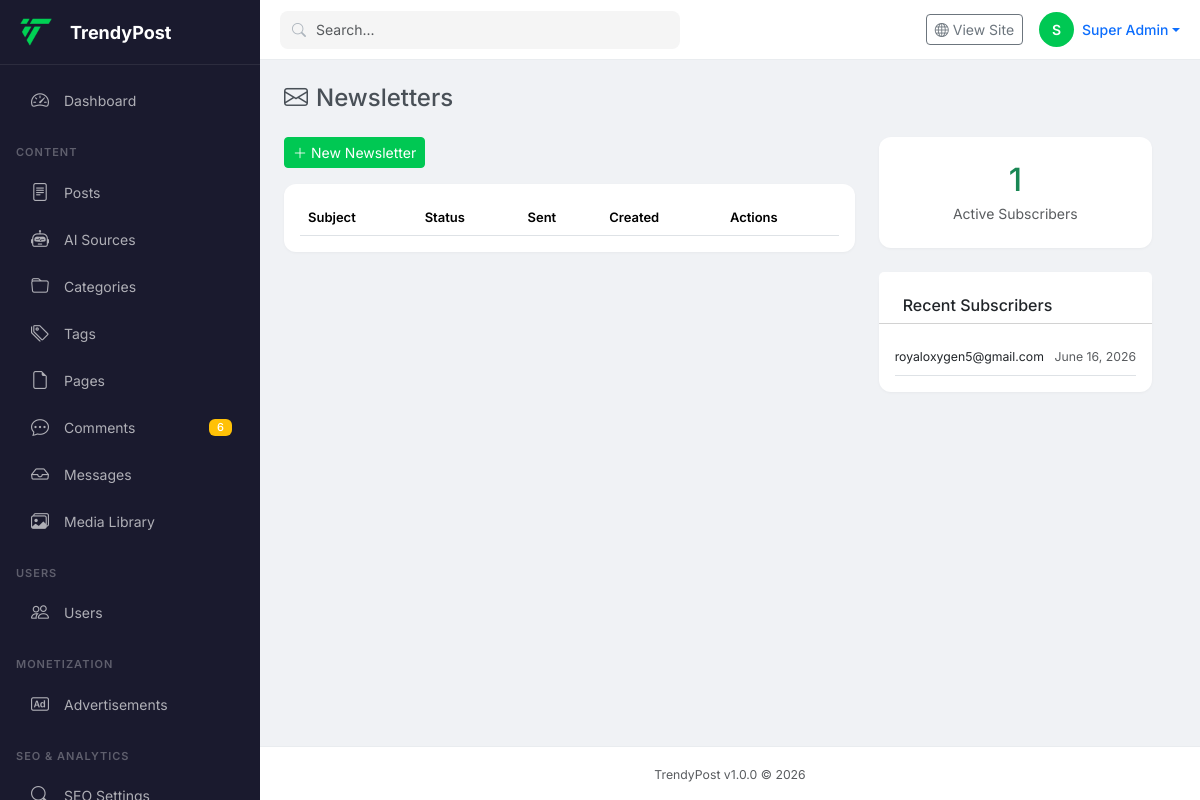
Page /admin/admin/?route=newsletters (signed in) on the committed database.
### tables this page shows
CREATE TABLE users (
    id INT UNSIGNED AUTO_INCREMENT PRIMARY KEY,
    username VARCHAR(50) NOT NULL UNIQUE,
    email VARCHAR(100) NOT NULL UNIQUE,
    password_hash VARCHAR(255) NOT NULL,
    display_name VARCHAR(100),
    first_name VARCHAR(50),
    last_name VARCHAR(50),
    avatar VARCHAR(255),
    bio TEXT,
    role_id INT UNSIGNED NOT NULL DEFAULT 6,
    status ENUM('active','inactive','banned','pending') DEFAULT 'pending',
    email_verified TINYINT(1) DEFAULT 0,
    email_verified_at DATETIME,
    remember_token VARCHAR(100),
    reset_token VARCHAR(100),
    reset_expires DATETIME,
    last_login_at DATETIME,
    last_login_ip VARCHAR(45),
    login_attempts TINYINT UNSIGNED DEFAULT 0,
    locked_until DATETIME,
    google_id VARCHAR(100),
    facebook_id VARCHAR(100),
    twitter_id VARCHAR(100),
    seo_title VARCHAR(70),
    seo_description VARCHAR(160),
    social_links JSON,
    created_at TIMESTAMP DEFAULT CURRENT_TIMESTAMP,
    updated_at TIMESTAMP DEFAULT CURRENT_TIMESTAMP ON UPDATE CURRENT_TIMESTAMP,
    FOREIGN KEY (role_id) REFERENCES roles(id) ON DELETE RESTRICT,
    INDEX idx_email (email),
    INDEX idx_status (status),
    INDEX idx_role (role_id),
    INDEX idx_username (username)
);

CREATE TABLE subscribers (
    id INT UNSIGNED AUTO_INCREMENT PRIMARY KEY,
    email VARCHAR(100) NOT NULL UNIQUE,
    first_name VARCHAR(50),
    last_name VARCHAR(50),
    status ENUM('active','unsubscribed','bounced','complained') DEFAULT 'active',
    source VARCHAR(50) DEFAULT 'website',
    ip_address VARCHAR(45),
    verified_at DATETIME,
    unsubscribe_token VARCHAR(100),
    unsubscribed_at DATETIME,
    created_at TIMESTAMP DEFAULT CURRENT_TIMESTAMP,
    updated_at TIMESTAMP DEFAULT CURRENT_TIMESTAMP ON UPDATE CURRENT_TIMESTAMP,
    INDEX idx_email (email),
    INDEX idx_status (status),
    INDEX idx_created (created_at)
);

### includes/Helpers.php (called while the page is built, shortened)
<?php
function url(string $path = ''): string {
    return BASE_URL . ltrim($path, '/');
}
function image_url(string $filename): string {
    return IMAGES_URL . $filename;
}
function admin_url(string $path = ''): string {
    $path = trim($path, '/');
    $path = preg_replace('#^admin/?|^/admin/?#', '', $path);
    $base = rtrim(ADMIN_URL, '/');
    if (str_contains($path, '&') || str_contains($path, '=')) {
        return $base . '/?route=' . $path;
    }
    return $base . '/?route=' . $path;
}
function time_ago(string $datetime): string {
    $time = strtotime($datetime);
    $now = time();
    $diff = $now - $time;
    return date('F j, Y', $time);
}
function decode_entities(string $text): string {
    if ($text === '' || !str_contains($text, '&')) {
        return $text;
    }
    $decoded = $text;
    return $decoded;
}
function esc(string $text): string {
    return htmlspecialchars(decode_entities($text), ENT_QUOTES, 'UTF-8');
}

### includes/Database.php (called while the page is built, shortened)
<?php
class Database {
    private static ?PDO $instance = null;
    public static function getInstance(): PDO {
        if (self::$instance === null) {
            try {
                $dsn = "mysql:host=" . DB_HOST . ";dbname=" . DB_NAME . ";charset=" . DB_CHARSET;
                $options = [
                    PDO::ATTR_ERRMODE => APP_DEBUG ? PDO::ERRMODE_EXCEPTION : PDO::ERRMODE_SILENT,
                    PDO::ATTR_DEFAULT_FETCH_MODE => PDO::FETCH_ASSOC,
                    PDO::ATTR_EMULATE_PREPARES => false,
                    PDO::ATTR_PERSISTENT => true
                ];
                self::$instance = new PDO($dsn, DB_USER, DB_PASS, $options);
            } catch (PDOException $e) {
                error_log("Database connection failed: " . $e->getMessage());
                if (APP_DEBUG) {
                    die("Database connection failed: " . $e->getMessage());
                }
                die("Service temporarily unavailable. Please try again later.");
            }
        }
        return self::$instance;
    }
    private static function setConnectionDefaults(): void {
        try {
            self::$instance->exec("SET NAMES " . DB_CHARSET . " COLLATE " . DB_COLLATE);
            $phpTimezone = date_default_timezone_get();
            $timezoneOffset = self::getTimezoneOffset($phpTimezone);
            try {
                self::$instance->exec("SET time_zone = '" . $timezoneOffset . "'");
            } catch (PDOException $e) {
                try {
                    $offsetMinutes = self::getTimezoneOffsetMinutes($phpTimezone);
                    self::$instance->exec("SET time_zone = '" . $offsetMinutes . "'");
                    self::$timezone = $offsetMinutes;
                } catch (PDOException $e2) {
                    error_log("Could not set MySQL timezone: " . $e2->getMessage());
                    self::$timezone = '+00:00';
                }
            }
            self::$instance->exec("SET sql_mode = 'NO_ENGINE_SUBSTITUTION'");
        } catch (PDOException $e) {
            error_log("Failed to set connection defaults: " . $e->getMessage());
        }
    }
    private static function getTimezoneOffset(string $timezone): string {
        try {
            $dt = new DateTime('now', new DateTimeZone($timezone));
            $offset = $dt->getOffset();
            $hours = floor($offset / 3600);
            $minutes = abs(($offset % 3600) / 60);
            return sprintf('%+03d:%02d', $hours, $minutes);
        } catch (Exception $e) {
            error_log("Timezone offset calculation failed: " . $e->getMessage());
            return '+00:00';
        }
    }
    public static function query(string $sql, array $params = []): PDOStatement {
        $stmt = self::getInstance()->prepare($sql);
        $stmt->execute($params);
        return $stmt;
    }
    public static function fetchOne(string $sql, array $params = []): ?array {
        $stmt = self::query($sql, $params);
        $result = $stmt->fetch();
        return $result ?: null;
    }
    public static function fetchAll(string $sql, array $params = []): array {
        $stmt = self::query($sql, $params);
        return $stmt->fetchAll();
    }
    public static function fetchColumn(string $sql, array $params = []) {
        $stmt = self::query($sql, $params);
        return $stmt->fetchColumn();
    }
    public static function count(string $table, string $where = '1=1', array $params = []): int {
        $sql = "SELECT COUNT(*) FROM `{$table}` WHERE {$where}";
        return (int) self::fetchColumn($sql, $params);
    }
}

### includes/Auth.php (called while the page is built, shortened)
<?php
require_once INCLUDES_PATH . 'Database.php';
require_once INCLUDES_PATH . 'Helpers.php';
class Auth {
    private static ?array $currentUser = null;
    private static ?array $currentRole = null;
    public static function init(): void {
        if (!empty($_SESSION['user_id'])) {
            self::loadUser($_SESSION['user_id']);
        }
    }
    public static function check(): bool {
        return self::$currentUser !== null && self::$currentUser['status'] === 'active';
    }
    public static function user(): ?array {
        return self::$currentUser;
    }
    public static function roleName(): string {
        return self::$currentRole['name'] ?? 'guest';
    }
    public static function hasRole(string|array $roles): bool {
        $roles = is_array($roles) ? $roles : [$roles];
        return in_array(self::roleName(), $roles);
    }
    public static function isAdmin(): bool {
        return self::hasRole(['super_admin', 'admin']);
    }
    private static function loadUser(int $userId): void {
        $user = Database::fetchOne(
            "SELECT u.*, r.name as role_name, r.display_name as role_display, r.permissions as role_perms
             FROM users u
             JOIN roles r ON u.role_id = r.id
             WHERE u.id = ? LIMIT 1",
            [$userId]
        );
        self::$currentUser = $user;
        self::$currentRole = [
            'id' => $user['role_id'],
            'name' => $user['role_name'],
            'display_name' => $user['role_display']
        ];
    }
}

### admin/newsletters/index.php (the view, shortened to what this page needs)
<?php
$action = $_GET['action'] ?? 'index';
$subscribers = Database::fetchAll("SELECT * FROM subscribers WHERE status = 'active' ORDER BY created_at DESC LIMIT 20");
$subCount = Database::count('subscribers', "status = 'active'");
include ADMIN_PATH . 'layout/header.php';
?>
<div class="d-flex justify-content-between align-items-center mb-4 flex-wrap gap-2"><h4 class="mb-0"><i class="bi bi-envelope me-2"></i>Newsletters</h4></div>
<div class="row g-4">
    <div class="col-lg-8">
        <div class="d-flex gap-2 mb-3 flex-wrap"><a href="<?php echo admin_url('newsletters&action=create'); ?>" class="btn btn-success btn-sm"><i class="bi bi-plus-lg me-1"></i>New Newsletter</a></div>
        <?php if ($action === 'create'): ?>
        <div class="card border-0"><div class="card-body">
            <h6 class="mb-3">Create Newsletter</h6>
            <form method="POST"><input type="hidden" name="_token" value="<?php echo csrf_token(); ?>">
            <div class="mb-3"><label class="form-label">Subject</label><input type="text" name="subject" class="form-control" required></div>
            <div class="mb-3"><label class="form-label">Content (HTML)</label><textarea name="content" class="form-control" rows="12" placeholder="<h2>Hello!</h2><p>Your newsletter content here...</p>"></textarea></div>
            <button type="submit" class="btn btn-success">Save Draft</button><a href="<?php echo admin_url('newsletters'); ?>" class="btn btn-outline-secondary">Cancel</a>
            </form>
        </div></div>
        <?php else: ?>
        <div class="card border-0"><div class="card-body"><div class="table-responsive">
            <table class="table table-hover"><thead><tr><th>Subject</th><th>Status</th><th>Sent</th><th>Created</th><th>Actions</th></tr></thead>
        </table></div></div></div>
        <?php endif; ?>
    </div>
    <div class="col-lg-4">
        <div class="card border-0"><div class="card-body text-center p-4">
            <h2 class="text-success mb-1"><?php echo number_format($subCount); ?></h2>
            <p class="text-muted mb-0">Active Subscribers</p>
        </div></div>
        <div class="card border-0 mt-4"><div class="card-header bg-white pt-4 px-4"><h6 class="mb-0">Recent Subscribers</h6></div><div class="card-body">
            <?php foreach ($subscribers as $s): ?><div class="d-flex justify-content-between align-items-center py-2 border-bottom gap-2 min-width-0"><small class="text-truncate"><?php echo esc($s['email']); ?></small><small class="text-muted text-nowrap"><?php echo time_ago($s['created_at']); ?></small></div><?php endforeach; ?>
        </div></div>
    </div>
</div>
<?php include ADMIN_PATH . 'layout/footer.php'; ?>

### admin/layout/header.php (shortened to what this page needs)
<?php if (!defined('ADMIN')) die('Direct access not permitted.');
$route = $_GET['route'] ?? 'dashboard';
$route = preg_replace('#^admin/?|^/admin/?#', '', $route);
if (!isset($stats)) {
    $stats = ['comments' => ['pending' => Database::count('comments', "status = 'pending'") ?? 0]];
}
?>
<!DOCTYPE html>
<html lang="en">
<head>
    <link href="https://cdn.jsdelivr.net/npm/bootstrap@5.3.2/dist/css/bootstrap.min.css" rel="stylesheet">
    <link href="https://cdn.jsdelivr.net/npm/bootstrap-icons@1.11.1/font/bootstrap-icons.css" rel="stylesheet">
    <link href="<?php echo ADMIN_ASSETS_URL; ?>admin.css?v=<?php echo APP_VERSION; ?>" rel="stylesheet">
</head>
<body class="admin-body">
<div class="admin-wrapper">
    <nav class="admin-sidebar" id="adminSidebar">
        <div class="sidebar-header">
            <a href="<?php echo admin_url('dashboard'); ?>" class="sidebar-brand">
                <img src="<?php echo image_url('trendypost-logo.png'); ?>" alt="TrendyPost" height="32" onerror="this.style.display='none';this.parentElement.innerHTML+='<span class=\'fw-bold text-white\'>TP</span>'">
                <span class="ms-2 fw-bold text-white">TrendyPost</span>
            </a>
        </div>
        <ul class="sidebar-nav">
            <li><a href="<?php echo admin_url('dashboard'); ?>" class="<?php echo $route==='dashboard'?'active':''; ?>"><i class="bi bi-speedometer2"></i> Dashboard</a></li>
            <li class="nav-section">CONTENT</li>
            <li><a href="<?php echo admin_url('posts'); ?>" class="<?php echo $route==='posts'?'active':''; ?>"><i class="bi bi-file-text"></i> Posts</a></li>
            <li><a href="<?php echo admin_url('ai-sources'); ?>" class="<?php echo $route==='ai-sources'?'active':''; ?>"><i class="bi bi-robot"></i> AI Sources</a></li>
            <li><a href="<?php echo admin_url('categories'); ?>" class="<?php echo $route==='categories'?'active':''; ?>"><i class="bi bi-folder"></i> Categories</a></li>
            <li><a href="<?php echo admin_url('tags'); ?>" class="<?php echo $route==='tags'?'active':''; ?>"><i class="bi bi-tags"></i> Tags</a></li>
            <li><a href="<?php echo admin_url('pages'); ?>" class="<?php echo $route==='pages'?'active':''; ?>"><i class="bi bi-file-earmark"></i> Pages</a></li>
            <li><a href="<?php echo admin_url('comments'); ?>" class="<?php echo $route==='comments'?'active':''; ?>"><i class="bi bi-chat-dots"></i> Comments<?php $pc = $stats['comments']['pending'] ?? 0; if ($pc): ?> <span class="badge bg-warning"><?php echo $pc; ?></span><?php endif; ?></a></li>
            <?php if (Auth::isAdmin() || Auth::can('contact.view')): ?>
            <li><a href="<?php echo admin_url('messages'); ?>" class="<?php echo $route==='messages'?'active':''; ?>"><i class="bi bi-inbox"></i> Messages</a></li>
            <?php endif; ?>
            <li><a href="<?php echo admin_url('media'); ?>" class="<?php echo $route==='media'?'active':''; ?>"><i class="bi bi-images"></i> Media Library</a></li>
            <li class="nav-section">USERS</li>
            <li><a href="<?php echo admin_url('users'); ?>" class="<?php echo $route==='users'?'active':''; ?>"><i class="bi bi-people"></i> Users</a></li>
            <li class="nav-section">MONETIZATION</li>
            <li><a href="<?php echo admin_url('ads'); ?>" class="<?php echo $route==='ads'?'active':''; ?>"><i class="bi bi-badge-ad"></i> Advertisements</a></li>
            <li class="nav-section">SEO & ANALYTICS</li>
            <li><a href="<?php echo admin_url('seo'); ?>" class="<?php echo $route==='seo'?'active':''; ?>"><i class="bi bi-search"></i> SEO Settings</a></li>
        </ul>
    </nav>
    <div class="admin-main">
        <header class="admin-topbar">
            <div class="topbar-search d-none d-md-block">
                <i class="bi bi-search"></i>
                <input type="text" placeholder="Search..." class="form-control form-control-sm">
            </div>
            <div class="topbar-actions ms-auto d-flex align-items-center gap-2 gap-md-3">
                <a href="<?php echo url(); ?>" target="_blank" class="btn btn-sm btn-outline-secondary"><i class="bi bi-globe"></i> <span class="d-none d-sm-inline">View Site</span></a>
                <div class="dropdown">
                    <a href="#" class="d-flex align-items-center text-decoration-none dropdown-toggle" data-bs-toggle="dropdown">
                        <div class="bg-success text-white rounded-circle d-flex align-items-center justify-content-center me-2" style="width:35px;height:35px;font-size:14px;font-weight:600;background-color:var(--tp-primary, #00C853)!important">
                            <?php echo strtoupper(substr(Auth::user()['display_name'] ?? 'A', 0, 1)); ?>
                        </div>
                        <span class="d-none d-md-block fw-medium"><?php echo Auth::user()['display_name'] ?? 'Admin'; ?></span>
                    </a>
                </div>
            </div>
        </header>
        <div class="admin-content">

### rows in the picture
users: display_name "S", display_name "Super Admin"
subscribers: email "royaloxygen5@gmail.com", created_at "June 16, 2026"

### other values in the picture
$pc "6"
$subCount "1"
APP_VERSION "1.0.0"
